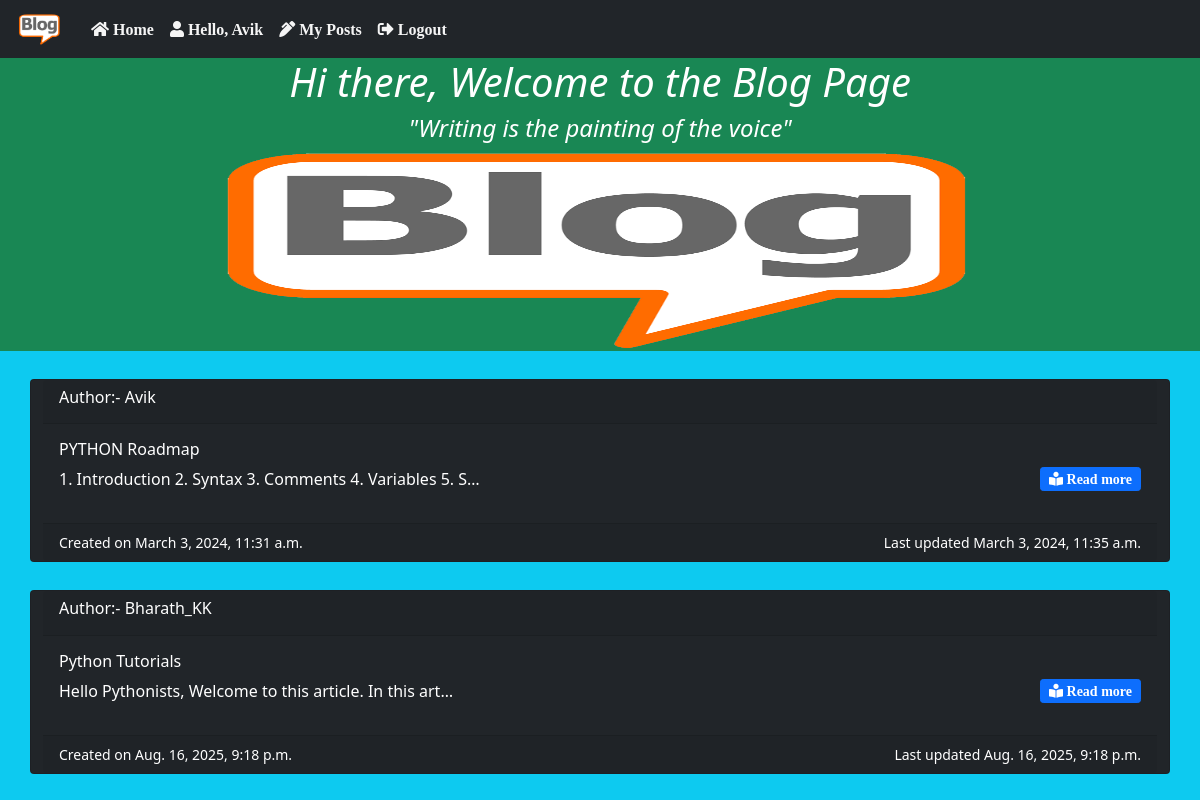
Screenshot of / (signed in) with the database file from the repository.
### blog_app/models.py (models this page shows, shortened)
class Post(models.Model):
    STATUS_CHOICES = (
    ('draft', 'Draft'),
    ('published', 'Published'),
    )
    title = models.CharField(max_length=250)
    author = models.ForeignKey(User,on_delete=models.CASCADE,related_name='blog_posts')
    body = models.TextField()
    publish = models.DateTimeField(default=timezone.now)
    created = models.DateTimeField(auto_now_add=True)
    updated = models.DateTimeField(auto_now=True)
    status = models.CharField(max_length=10,choices=STATUS_CHOICES,default='draft')
    class Meta:
        ordering = ('publish',)

### blog_app/views.py (the view)
# urls.py: 2. Add a URL to urlpatterns:  path('', views.home, name='home')
def home(request):
    posts = Post.objects.filter(status="published")
    return render(request,'home.html',{'posts':posts})

### templates/home.html (shortened to what this page needs)
{% extends "index.html" %}
{% block body %}
{% load static %}
<div class="jumbotron justify-content-around text-center bg-success text-white">
    <h1 class="fst-italic">Hi there, Welcome to the Blog Page</h1>
    <h4 class="fst-italic">"Writing is the painting of the voice"</h4>
    <img src="{% static 'images/Blog_pic.png' %}" style="height: 200px; width:1000px" alt="blog Logo">
</div>
{% for p in posts %}
<div class="container mt-1 ">
    {% if user.is_authenticated %}
    <div class="row justify-content-around ">
        <div class="card text-white bg-dark col-sm-12 mt-4">
            <div class="card-header">
                <h6>Author:- {{p.author}}</h6>
            </div>
            <div class="card-body">
                <h6 class="card-title">{{ p.title }}</h6>
                <p class="card-text float-start">{{ p.body | truncatechars:60 }}</p>
                <a href="{% url 'detail_post' p.id %}" class="btn btn-primary btn-sm float-end fas fa-book-reader"> Read
                    more</a>
            </div>
            <div class="card-footer">
                <small class="text-white float-start">Created on {{p.created}}</small>
                <small class="text-white float-end">Last updated {{p.updated}}</small>
            </div>
        </div>
    </div>
    {% endif %}
</div>
{% endfor %}
{% endblock body %}

### templates/index.html (shortened to what this page needs)
<!DOCTYPE html>
<html lang="en">
{% load static %}
<head>
    <link href="https://cdn.jsdelivr.net/npm/bootstrap@5.1.3/dist/css/bootstrap.min.css" rel="stylesheet">
    <link href="https://cdnjs.cloudflare.com/ajax/libs/font-awesome/5.15.4/css/all.min.css" rel="stylesheet">
</head>
<body class="bg-info">
    <nav class="navbar navbar-expand-sm bg-dark navbar-dark">
        <div class="container-fluid">
            <a class="navbar-brand" href="#"><img src="{% static 'images/Blog_pic.png' %}" alt="blog Logo"
                    style="width: 55px;" class="rounded-pill"></a>
            <div class=" navbar-collapse collapse navbar-responsive-collapse">
                <ul class="navbar-nav">
                    <li class="nav-item">
                        <a class="nav-link fas fa-home" style="color:whitesmoke" href="{% url 'home' %}"> Home</a>
                    </li>
                    {% if user.is_authenticated %}
                    <li class="nav-link fas fa-user" style="color:whitesmoke"> Hello, {{user.username}} </li>
                    <li class="nav-item ">
                        <a class="nav-link fa fa-pen-alt" style="color:whitesmoke" href="{% url 'mypost' %}"> My
                            Posts</a>
                    </li>
                    <li class="nav-item ">
                        <a class="nav-link fa fa-sign-out-alt" style="color:whitesmoke" href="{% url 'logout' %}">
                            Logout</a>
                    </li>
                {% endif %}
            </div>
        </div>
    </nav>
    {% block body %}
    {% endblock body %}
</body>
</html>

### rows the page displays
Post: author "Avik", title "PYTHON Roadmap", body "1. Introduction 2. Syntax 3. Comments 4. Variables 5. S…", created "March 3, 2024, 11:31 a.m.", updated "March 3, 2024, 11:35 a.m."
Post: author "Bharath_KK", title "Python Tutorials", body "Hello Pythonists, Welcome to this article. In this art…", created "Aug. 16, 2025, 9:18 p.m.", updated "Aug. 16, 2025, 9:18 p.m."

### other values shown
{{ user.username }} "Avik"
